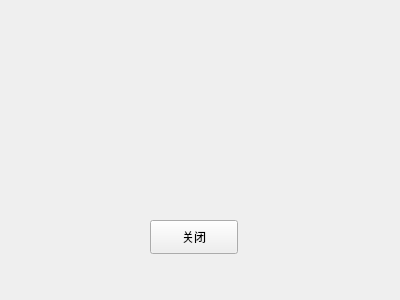
<?xml version="1.0" encoding="UTF-8"?>
<ui version="4.0">
 <class>about</class>
 <widget class="QWidget" name="about">
  <property name="geometry">
   <rect>
    <x>0</x>
    <y>0</y>
    <width>400</width>
    <height>300</height>
   </rect>
  </property>
  <property name="windowTitle">
   <string>关于</string>
  </property>
  <widget class="QPushButton" name="pushButton">
   <property name="geometry">
    <rect>
     <x>150</x>
     <y>220</y>
     <width>88</width>
     <height>34</height>
    </rect>
   </property>
   <property name="text">
    <string>关闭</string>
   </property>
  </widget>
 </widget>
 <resources/>
 <connections/>
</ui>
